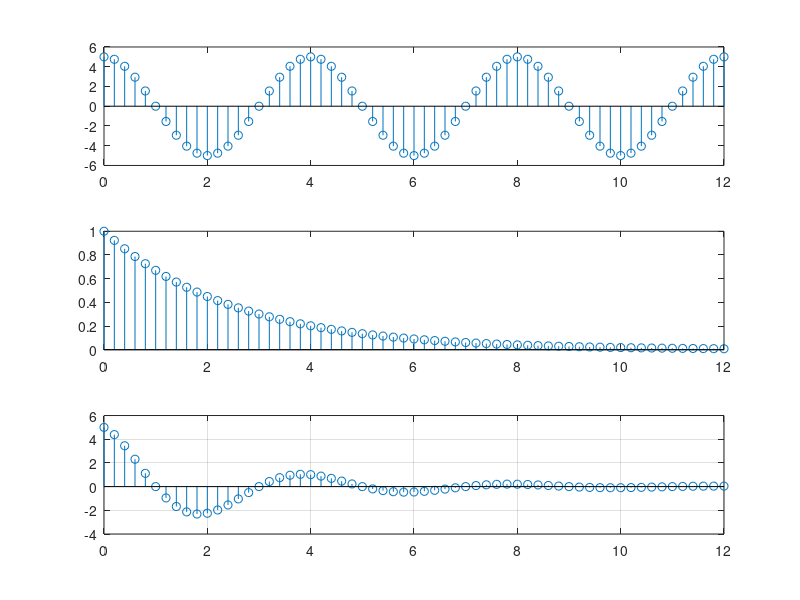

Here is the MATLAB script that generated this plot:
clc
close all
clear all
t=0:.2:12;
y1=5*cos(2*pi*3/12*t);
y2=exp(-.4*t)
y=y1.*y2;
subplot(3,1,1)
stem(t,y1)
subplot(3,1,2)
stem(t,y2)
subplot(3,1,3)
stem(t,y);
grid on
